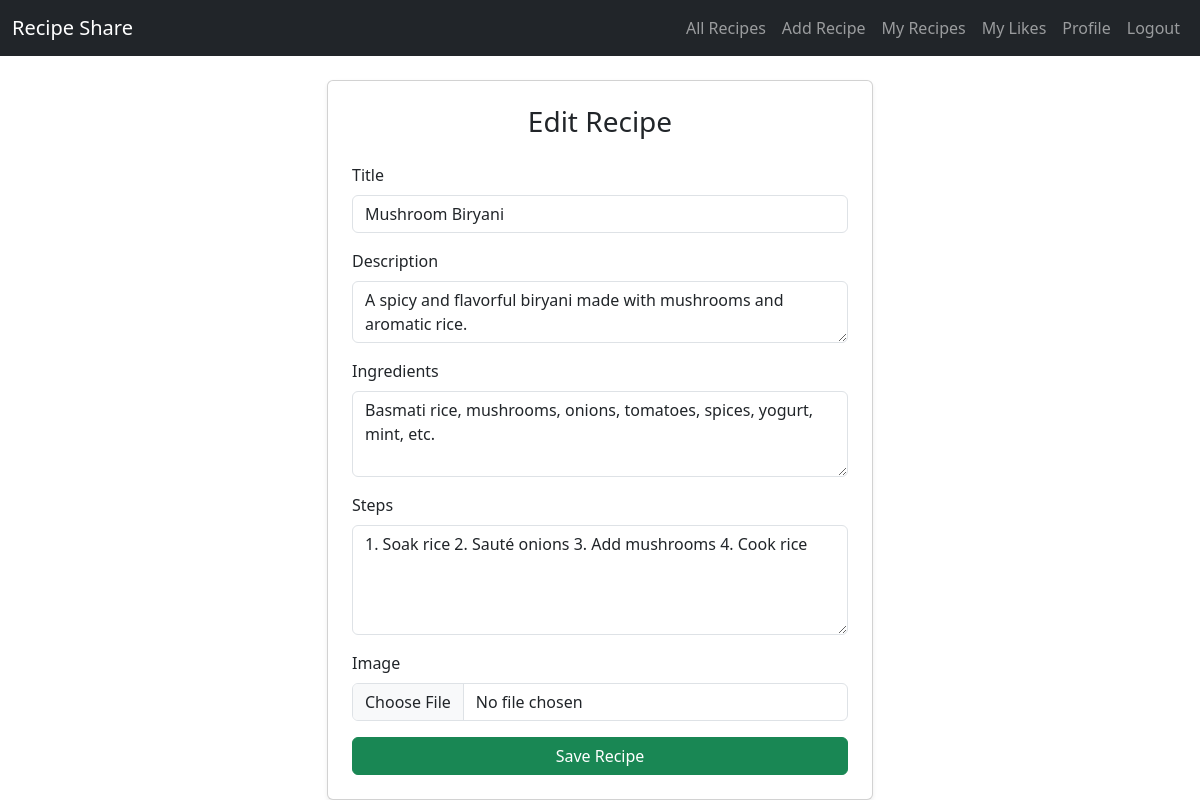
/recipes/15/edit/ (signed in), run on the app's committed database.
### recipes/models.py (models this page shows, shortened)
class Recipe(models.Model):
    title = models.CharField(max_length=100)
    description = models.TextField()
    ingredients = models.TextField()
    steps = models.TextField()
    image = CloudinaryField('image', blank=True, null=True)
    likes = models.ManyToManyField(User, related_name='liked_recipes', blank=True)
    user = models.ForeignKey(User, on_delete=models.CASCADE, related_name='recipes', null=True, blank=True)
    author = models.ForeignKey(User, on_delete=models.CASCADE)
    created_at = models.DateTimeField(auto_now_add=True)

### recipes/views.py (the view)
# urls.py: path('recipes/<int:pk>/edit/', views.recipe_edit, name='recipe-edit'),
@login_required
def recipe_edit(request, pk):
    recipe = get_object_or_404(Recipe, pk=pk)
    if recipe.author != request.user:
        return HttpResponseForbidden("You are not allowed to edit this recipe.")
    form = RecipeForm(request.POST or None, request.FILES or None, instance=recipe)
    if form.is_valid():
        form.save()
        return redirect('recipe-detail', pk=recipe.pk)
    return render(request, 'recipes/recipe_form.html', {'form': form, 'title': 'Edit Recipe'})

### recipes/forms.py
class RecipeForm(forms.ModelForm):
    class Meta:
        model = Recipe
        fields = ['title', 'description', 'ingredients', 'steps', 'image']
        widgets = {
            'title': forms.TextInput(attrs={'class': 'form-control'}),
            'description': forms.Textarea(attrs={'class': 'form-control', 'rows': 2}),
            'ingredients': forms.Textarea(attrs={'class': 'form-control', 'rows': 3}),
            'steps': forms.Textarea(attrs={'class': 'form-control', 'rows': 4}),
            'image': forms.ClearableFileInput(attrs={'class': 'form-control'}),
        }

### recipes/templates/recipes/recipe_form.html (shortened to what this page needs)
{% extends 'recipes/base.html' %}
{% block content %}
<div class="row justify-content-center">
  <div class="col-md-6">
    <div class="card p-4 shadow-sm">
      <h3 class="text-center mb-4">{{ title }}</h3>
      <form method="POST" enctype="multipart/form-data">
        {% for field in form %}
          <div class="mb-3">
            <label class="form-label">{{ field.label }}</label>
            {{ field }}
          </div>
        {% endfor %}
        <div class="d-grid">
          <button type="submit" class="btn btn-success">Save Recipe</button>
        </div>
      </form>
    </div>
  </div>
</div>
{% endblock %}

### data on the page
Recipe: form "Mushroom Biryani" "A spicy and flavorful biryani made with mushrooms and aromatic rice." "Basmati rice, mushrooms, onions, tomatoes, spices, yogurt, mint, etc." "1. Soak rice 2. Sauté onions 3. Add mushrooms 4. Cook rice"

### other printed values
{{ title }} "Edit Recipe"
{{ field.label }} "Title" "Description" "Ingredients" "Steps" "Image"
